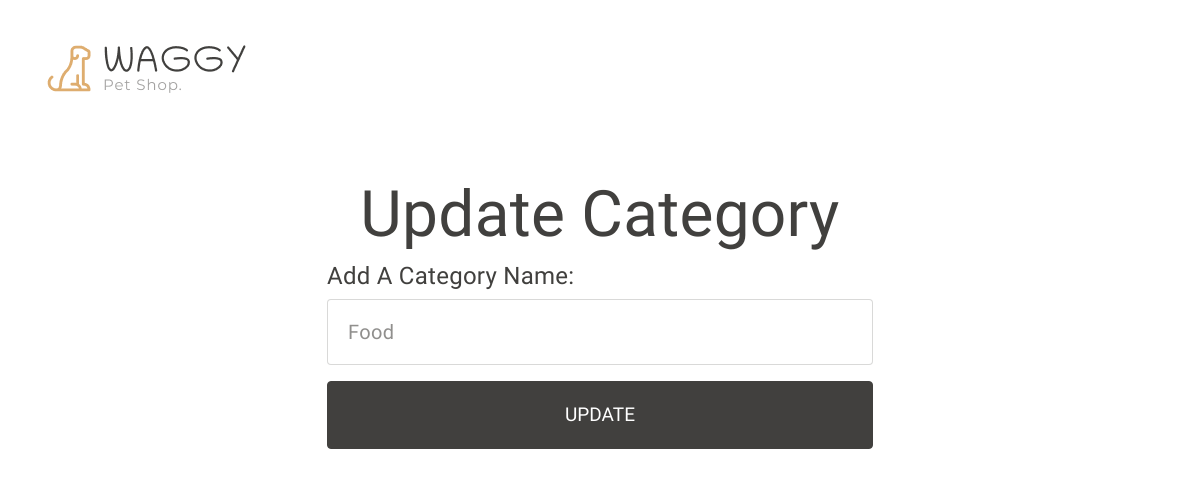
The app's page /update_category/1 (signed in), older data.
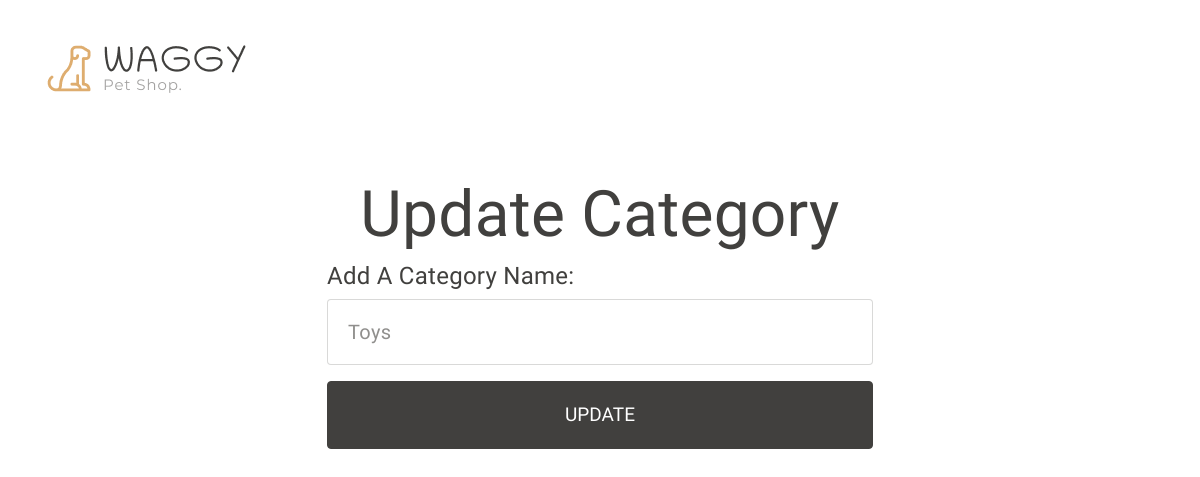
The same page, newer data.
### shop/product/models.py (models this page shows)
class Category(db.Model):
    id = db.Column(db.Integer , primary_key = True)
    name = db.Column(db.String(20) , nullable = False , unique = True)

### shop/product/routes.py (the view)
@app.route('/update_category/<int:id>' , methods=['POST' , 'GET'])
@admin_required
def update_category(id):
    category_to_update = Category.query.get_or_404(id)
    if request.method == 'POST':
        category_to_update.name = request.form['category']
        db.session.commit()
        flash("Category updated successfully.")
        return redirect(url_for('categories'))
    return render_template('product/update_category.html' , category_to_update=category_to_update)

### shop/__init__.py (called while the page is built)
def admin_required(func):
    @wraps(func)
    def decorated_function(*args, **kwargs):
        if current_user.role != 'admin':
            flash('Access Denied: You are not authorized to access admin page.')
            return redirect(url_for('log_in'))
        return func(*args, **kwargs)
    return decorated_function

### shop/user/models.py (called while the page is built)
@login_manager.user_loader
def load_user(user_id):
    return User.query.get(int(user_id))

### shop/templates/product/update_category.html (shortened to what this page needs)
{% extends 'base.html' %}
{% block body %}
<div class="container my-3">
  <div class="row py-4 pb-0 pb-sm-4 align-items-center ">
    <div class="col-sm-4 col-lg-3 text-center text-sm-start">
      <div class="main-logo">
        <a href="{{url_for('admin_home')}}">
          <img src="{{url_for('static', filename='images/logo.png')}}" alt="logo" class="img-fluid">
        </a>
      </div>
    </div>
    <div class="container">
        <a href="{{url_for('categories')}}">
    </div></a>
<div class="container">
    <div class="container ">
        <div class="offset-md-3 col-md-6 my-5 ">
          <h2 class="display-3 fw-normal text-center">Update Category
          </h2>
          <form  method="post">
            <div class="mb-3">
               <h4> <label for="name">Add a Category Name:</label></h4>
              <input type="text" class="form-control form-control-lg" name="category" value="{{category_to_update.name}}"
                placeholder="Name of the product">
            </div>
            <div class="d-grid gap-3">
              <button type="submit" class="btn btn-dark btn-lg rounded-1">Update</button>
            </div>
          </form>
        </div>
      </div>
</div>
  {% endblock %}

Row changes from the older to the newer data that the page shows:
changed Category: category "food" → "toys"
